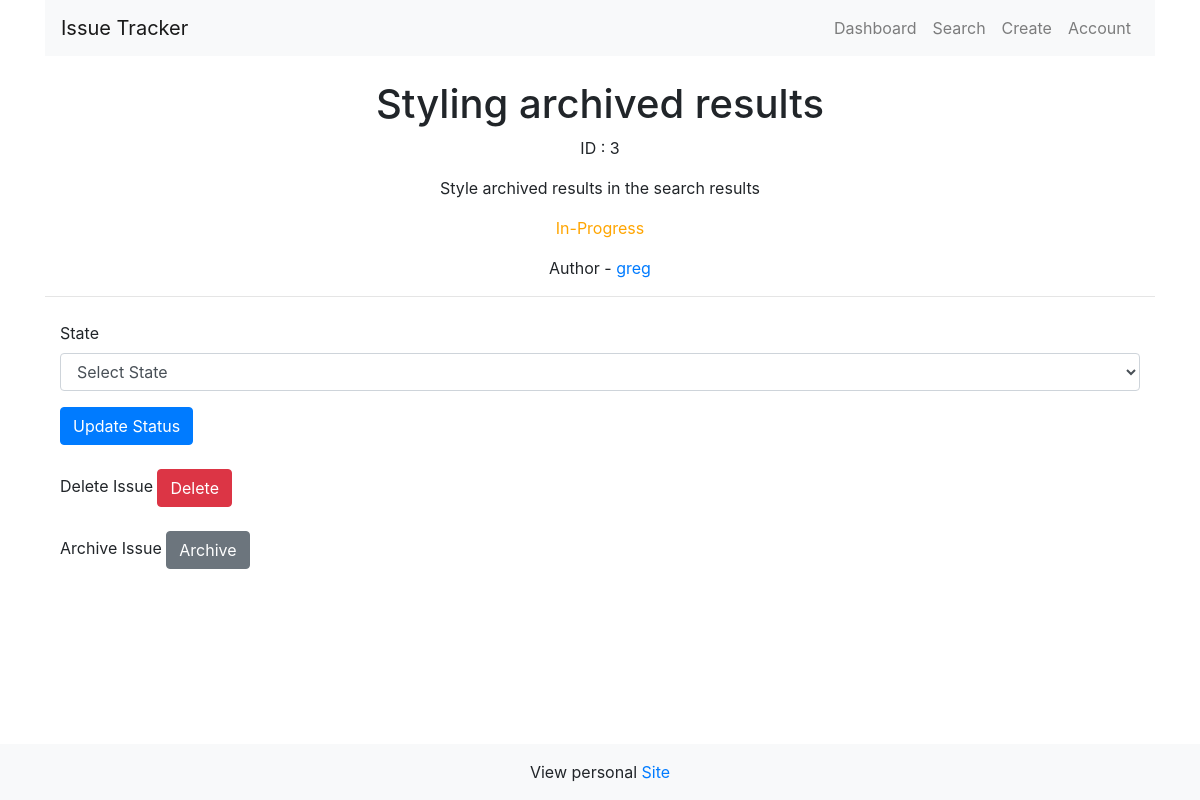
The app's page /issue_3 with its own data.
### tables this page shows
CREATE TABLE issues (
        id INTEGER PRIMARY KEY,
        title TEXT NOT NULL,
        description TEXT NOT NULL,
        status TEXT NOT NULL
    , archivedOn DATE DEFAULT NULL, user TEXT NOT NULL);

### app.py (the view, shortened to what this page needs)
@app.route("/issue_<int:id>", methods=["GET", "POST"])
def issue(id):
    if request.method == "GET":
        with get_conn() as conn:
            cursor = conn.cursor()
            cursor.execute("SELECT * FROM issues WHERE id = ?", (id,))
            issue = cursor.fetchone()
            print(issue[4])
        return render_template("issue.html", issue=issue)

### app.py (called while the page is built)
def get_conn():
    conn = sqlite3.connect("issues.db")
    return conn

### templates/issue.html (shortened to what this page needs)
{% extends "base.html" %}
{% block content %}
    <h1 class="text-center">{{ issue[1] }}</h1>
    <p class="text-center">ID : {{ issue[0] }}</p>
    <p class="text-center">{{ issue[2] }}</p>
    <p class="text-center
    {% if issue[3] == 'Open' %}
    status-open
    {% elif issue[3] == 'In-Progress' %}
        status-in-progress
    {% elif issue[3] == 'Closed' %}
        status-closed
    {% endif %}
    ">{{ issue[3] }}</p>
    <p class="text-center">Author - <a href="/view_{{ issue[5] }}">{{ issue[5] }}</a> </p>
    <hr>
    <form action="/issue_{{ issue[0] }}" method="POST" class="container mt-4">
        <div class="form-group">
            <label for="status">State</label>
            <select class="form-control" name="status" id="status">
                <option value="" selected disabled hidden>Select State</option>
            </select>
        </div>
        <button type="submit" class="btn btn-primary">Update Status</button>
    </form>
    <form action="/issue_{{ issue[0] }}" method="POST" class="container mt-4">
        <div class="form-group">
            <label for="delete">Delete Issue</label>
            <button class="btn btn-danger">Delete</button>
        </div>
    </form>
    <form action="issue_{{ issue[0] }}" method="POST" class="container mt-4">
        <div class="form-group">
            <label for="archive">
                {% if issue[4] == None %}
                    Archive Issue
                {% else %}
                    Un-Archive Issue
                {% endif %}
            </label>
            <button name="archive" id="archive" class="btn btn-secondary">
                {% if issue[4] == None %}
                    Archive
                {% else %}
                    Un-Archive
                {% endif %}
            </button>
        </div>
    </form>
{% endblock %}

### static/css/style.css (style rules this page uses)
.status-in-progress { color: orange; }
a { position: relative; }
a::before { content: ""; position: absolute; width: 0%; height: 1px; background-color: #0d6efd; top: 100%; transition: .3s ease-in-out; }

### records on screen
issues: title "Styling archived results", id "3", description "Style archived results in the search results", status "In-Progress", user "greg"
